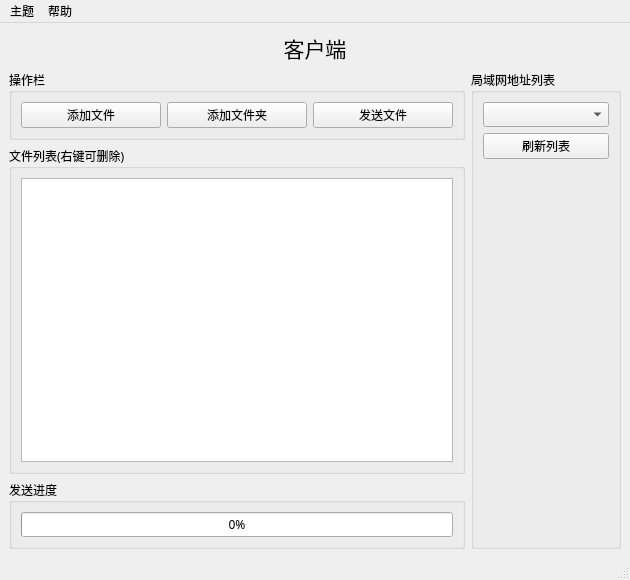
<?xml version="1.0" encoding="UTF-8"?>
<ui version="4.0">
 <class>MainWindow</class>
 <widget class="QMainWindow" name="MainWindow">
  <property name="geometry">
   <rect>
    <x>0</x>
    <y>0</y>
    <width>630</width>
    <height>580</height>
   </rect>
  </property>
  <property name="windowTitle">
   <string>MainWindow</string>
  </property>
  <widget class="QWidget" name="centralwidget">
   <layout class="QVBoxLayout" name="verticalLayout">
    <item>
     <widget class="QLabel" name="label">
      <property name="font">
       <font>
        <family>微软雅黑</family>
        <pointsize>16</pointsize>
       </font>
      </property>
      <property name="text">
       <string>客户端</string>
      </property>
      <property name="alignment">
       <set>Qt::AlignCenter</set>
      </property>
     </widget>
    </item>
    <item>
     <layout class="QHBoxLayout" name="horizontalLayout_2">
      <item>
       <layout class="QVBoxLayout" name="verticalLayout_5">
        <item>
         <widget class="QGroupBox" name="groupBox">
          <property name="font">
           <font>
            <family>宋体</family>
           </font>
          </property>
          <property name="title">
           <string>操作栏</string>
          </property>
          <layout class="QHBoxLayout" name="horizontalLayout">
           <item>
            <widget class="QPushButton" name="btnAdd">
             <property name="font">
              <font>
               <family>宋体</family>
              </font>
             </property>
             <property name="text">
              <string>添加文件</string>
             </property>
            </widget>
           </item>
           <item>
            <widget class="QPushButton" name="btnAddDir">
             <property name="font">
              <font>
               <family>宋体</family>
              </font>
             </property>
             <property name="text">
              <string>添加文件夹</string>
             </property>
            </widget>
           </item>
           <item>
            <widget class="QPushButton" name="btnSend">
             <property name="font">
              <font>
               <family>宋体</family>
              </font>
             </property>
             <property name="text">
              <string>发送文件</string>
             </property>
            </widget>
           </item>
          </layout>
         </widget>
        </item>
        <item>
         <widget class="QGroupBox" name="groupBox_2">
          <property name="font">
           <font>
            <family>宋体</family>
           </font>
          </property>
          <property name="title">
           <string>文件列表(右键可删除)</string>
          </property>
          <layout class="QVBoxLayout" name="verticalLayout_2">
           <item>
            <widget class="QListWidget" name="listWidget">
             <property name="font">
              <font>
               <family>宋体</family>
              </font>
             </property>
             <property name="mouseTracking">
              <bool>false</bool>
             </property>
             <property name="contextMenuPolicy">
              <enum>Qt::CustomContextMenu</enum>
             </property>
             <property name="frameShape">
              <enum>QFrame::StyledPanel</enum>
             </property>
             <property name="lineWidth">
              <number>0</number>
             </property>
             <property name="midLineWidth">
              <number>0</number>
             </property>
             <property name="selectionMode">
              <enum>QAbstractItemView::ExtendedSelection</enum>
             </property>
             <property name="selectionBehavior">
              <enum>QAbstractItemView::SelectItems</enum>
             </property>
            </widget>
           </item>
          </layout>
         </widget>
        </item>
        <item>
         <widget class="QGroupBox" name="groupBox_3">
          <property name="font">
           <font>
            <family>宋体</family>
           </font>
          </property>
          <property name="title">
           <string>发送进度</string>
          </property>
          <layout class="QVBoxLayout" name="verticalLayout_3">
           <item>
            <widget class="QProgressBar" name="progressBar">
             <property name="font">
              <font>
               <family>宋体</family>
              </font>
             </property>
             <property name="value">
              <number>0</number>
             </property>
            </widget>
           </item>
          </layout>
         </widget>
        </item>
       </layout>
      </item>
      <item>
       <widget class="QGroupBox" name="groupBox_4">
        <property name="minimumSize">
         <size>
          <width>150</width>
          <height>0</height>
         </size>
        </property>
        <property name="maximumSize">
         <size>
          <width>230</width>
          <height>16777215</height>
         </size>
        </property>
        <property name="font">
         <font>
          <family>宋体</family>
         </font>
        </property>
        <property name="title">
         <string>局域网地址列表</string>
        </property>
        <layout class="QVBoxLayout" name="verticalLayout_4">
         <item>
          <widget class="QComboBox" name="hostBox"/>
         </item>
         <item>
          <widget class="QPushButton" name="btnFlushAddrList">
           <property name="font">
            <font>
             <family>宋体</family>
            </font>
           </property>
           <property name="text">
            <string>刷新列表</string>
           </property>
          </widget>
         </item>
         <item>
          <spacer name="verticalSpacer">
           <property name="orientation">
            <enum>Qt::Vertical</enum>
           </property>
           <property name="sizeHint" stdset="0">
            <size>
             <width>20</width>
             <height>40</height>
            </size>
           </property>
          </spacer>
         </item>
        </layout>
       </widget>
      </item>
     </layout>
    </item>
   </layout>
  </widget>
  <widget class="QStatusBar" name="statusbar"/>
  <widget class="QMenuBar" name="menuBar">
   <property name="geometry">
    <rect>
     <x>0</x>
     <y>0</y>
     <width>630</width>
     <height>20</height>
    </rect>
   </property>
   <widget class="QMenu" name="theme">
    <property name="title">
     <string>主题</string>
    </property>
    <addaction name="actionDark"/>
    <addaction name="actionLightblue"/>
    <addaction name="actionFlatwhite"/>
    <addaction name="actionUbuntu"/>
   </widget>
   <widget class="QMenu" name="help">
    <property name="title">
     <string>帮助</string>
    </property>
    <addaction name="actionHelp"/>
    <addaction name="actionLogDir"/>
   </widget>
   <addaction name="theme"/>
   <addaction name="help"/>
  </widget>
  <action name="actionDark">
   <property name="text">
    <string>dark</string>
   </property>
  </action>
  <action name="actionLightblue">
   <property name="text">
    <string>lightblue</string>
   </property>
  </action>
  <action name="actionUbuntu">
   <property name="text">
    <string>Ubuntu</string>
   </property>
  </action>
  <action name="actionFlatwhite">
   <property name="text">
    <string>flatwhite</string>
   </property>
  </action>
  <action name="actionHelp">
   <property name="text">
    <string>使用说明</string>
   </property>
  </action>
  <action name="actionLogDir">
   <property name="text">
    <string>日志目录</string>
   </property>
  </action>
 </widget>
 <resources/>
 <connections/>
</ui>
